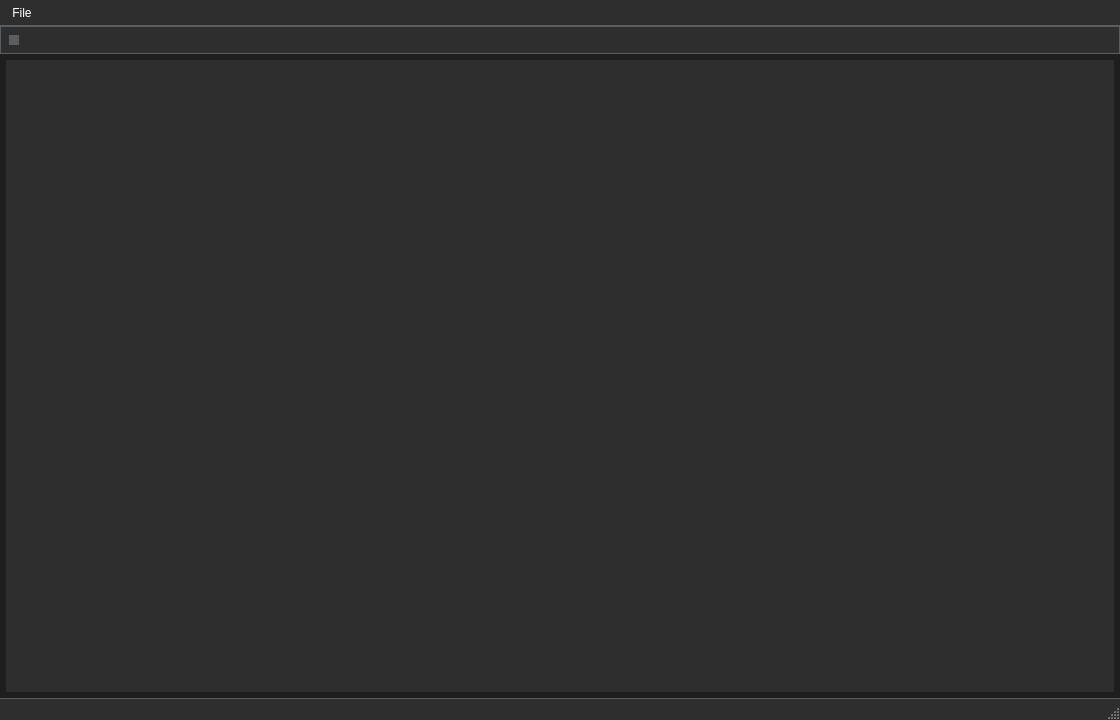
<?xml version="1.0" encoding="UTF-8"?>
<ui version="4.0">
 <class>MainWindow</class>
 <widget class="QMainWindow" name="MainWindow">
  <property name="geometry">
   <rect>
    <x>0</x>
    <y>0</y>
    <width>1120</width>
    <height>720</height>
   </rect>
  </property>
  <property name="minimumSize">
   <size>
    <width>1120</width>
    <height>720</height>
   </size>
  </property>
  <property name="windowTitle">
   <string>Phils-Hub - CoD: WaW - Custom-Map Script-Placer</string>
  </property>
  <property name="styleSheet">
   <string notr="true">/* Central Widget */
QWidget#centralwidget {
    background-color: #1e1e1e;  /* Dark gray background */
}

/* QMenuBar */
QMenuBar {
    background-color: #2e2e2e;    /* Dark gray background */
    color: #ffffff;               /* White text */
    border-bottom: 1px solid #5b5e60;  /* Light gray border for separation */
}

QMenuBar::item {
    background-color: transparent; /* Transparent background */
    padding: 6px 6px;             /* Padding for menu items */
    color: #ffffff;                /* White text */
}

QMenuBar::item:selected {          /* Hovered menu item */
    background-color: #4a90e2;     /* Light blue on hover */
    color: #ffffff;                /* Ensure text remains white */
}

QMenuBar::item:pressed {           /* Pressed menu item */
    background-color: #3d78b2;     /* Darker blue on press */
    color: #ffffff;                /* Ensure text remains white */
}

/* QMenu */
QMenu {
    background-color: #2e2e2e;     /* Dark gray background for menus */
    border: 1px solid #5b5e60;     /* Light gray border */
}

QMenu::item {
    background-color: transparent; /* Transparent background for menu items */
    color: #ffffff;                /* White text */
	padding: 6px;
    margin-left: 6px;             /* Padding for each menu item */
}

QMenu::item:selected {             /* Hovered menu item */
    background-color: #4a90e2;     /* Light blue background on hover */
    color: #ffffff;                /* Ensure text remains white */
}

QMenu::item:pressed {              /* Pressed menu item */
    background-color: #3d78b2;     /* Darker blue background on press */
    color: #ffffff;                /* Ensure text remains white */
}

QMenu::separator {
    height: 1px;
    background-color: #5b5e60;     /* Light gray separator between items */
}

/* QMenu::indicator (checkboxes and radio buttons in menus) */
QMenu::indicator {
    width: 16px;
    height: 16px;
    background-color: #2e2e2e;     /* Dark gray background for indicators */
    border: 1px solid #5b5e60;     /* Light gray border */
    border-radius: 2px;            /* Slightly rounded corners */
}

QMenu::indicator:checked {
    background-color: #4a90e2;     /* Light blue when checked */
    border-color: #3d78b2;         /* Darker blue border when checked */
}

QMenu::indicator:unchecked {
    background-color: #2e2e2e;     /* Keep the dark gray when unchecked */
    border-color: #5b5e60;         /* Light gray border when unchecked */
}

/* QToolBar */
QToolBar {
    background-color: #2e2e2e;      /* Dark gray background */
    border: 1px solid #5b5e60;      /* Light gray border */
    padding: 4px;                   /* Padding inside the toolbar */
    spacing: 4px;                   /* Spacing between toolbar buttons */
}

QToolBar::handle {
    background-color: #5b5e60;      /* Light gray handle for draggable toolbars */
    width: 10px;                    /* Width of the handle */
	height: 10px;
    margin: 4px;                    /* Margin around the handle */
}

QToolBar::separator {
    background-color: #5b5e60;      /* Light gray for separators */
    width: 1px;                     /* Thickness of the separator */
    height: 24px;                   /* Height of the separator */
    margin: 6px;                    /* Space around the separator */
}

QToolBar::item {
    padding: 4px;                   /* Padding for individual toolbar items */
}

/* QStatusBar */
QStatusBar {
    background-color: #2e2e2e;   /* Dark gray background */
    border-top: 1px solid #5b5e60; /* Light gray top border for separation */
    color: #ffffff;              /* White text */
    font-size: 13px;             /* Slightly smaller font for the status bar */
    padding: 6px;                /* Padding inside the status bar */
}

QStatusBar::item {
    border: none;                /* No border around individual status items */
    padding: 0px 5px;            /* Padding between status bar items */
}

QStatusBar QLabel {
    color: #ffffff;              /* White text for any QLabel inside the status bar */
    background-color: transparent; /* Ensure QLabel in status bar matches the bar's background */
}

QStatusBar::indicator {
    background-color: #4a90e2;   /* Optional indicator styling, e.g., for icons or status signals */
    border-radius: 4px;          /* Rounded corners for any indicator elements */
}

/* Scroll Area Styling (optional) */
QScrollArea {
    background-color: transparent; /* Transparent to match the central widget */
    border: none;                  /* No border */
}

QScrollBar:vertical {
    background-color: #3c3f41;    /* Darker gray for scroll bar background */
    width: 12px;                  /* Scroll bar width */
    margin: 22px 0 22px 0;        /* Top and bottom margins */
}

QScrollBar::handle:vertical {
    background-color: #5b5e60;    /* Slightly lighter gray for scroll handle */
    min-height: 20px;
}

QScrollBar::add-line:vertical, QScrollBar::sub-line:vertical {
    background: none;             /* Remove arrows */
}

/* QLabel */
QLabel {
    color: #ffffff;             /* White text */
    font-size: 14px;            /* Set font size */
}

/* QFrame */
QFrame {
    background-color: #2e2e2e;  /* Dark gray for frames */
}

/* QLineEdit */
QLineEdit {
    background-color: #2e2e2e;  /* Dark gray background for input fields */
    color: #ffffff;             /* White text */
    border: 1px solid #5b5e60;  /* Light gray border */
    border-radius: 4px;         /* Rounded corners */
}

QLineEdit:focus {
    border-color: #4a90e2;      /* Light blue border when focused */
    background-color: #333333;  /* Slightly lighter gray on focus */
}

/* QListWidget */
QListWidget {
    background-color: #2e2e2e;      /* Dark gray background */
    color: #ffffff;                 /* White text */
    border: 1px solid #5b5e60;      /* Light gray border */
    padding: 4px;                   /* Padding around the list */
}

QListWidget::item {
    background-color: transparent;  /* Transparent background for items */
    color: #ffffff;                 /* White text for list items */
    border: none;                   /* No border for list items */
}

QListWidget::item:selected {
    background-color: #4a90e2;      /* Light blue background when selected */
    color: #ffffff;                 /* Ensure text remains white when selected */
}

QListWidget::item:hover {
    background-color: #3d78b2;      /* Darker blue on hover */
    color: #ffffff;                 /* Ensure text remains white when hovered */
}

QListWidget::item:focus {
    border: 1px solid #4a90e2;      /* Light blue border on focus */
}


/* QPlainTextEdit */
QPlainTextEdit {
    background-color: #2b2b2b;  /* Darker gray background for text area */
    color: #ffffff;             /* White text */
    border: 1px solid #5b5e60;  /* Light gray border */
    border-radius: 0px;         /* No rounded corners */
    padding: 10px;              /* Comfortable padding for text input */
    font-size: 13px;            /* Slightly smaller font */
    line-height: 1.4;           /* Adjust line spacing for readability */
}

QPlainTextEdit:focus {
    border-color: #4a90e2;      /* Light blue border on focus */
    background-color: #3a3a3a;  /* Slightly lighter gray on focus */
}

/* QPushButton */
QPushButton {
    background-color: #3c3f41;  /* Dark gray background */
    color: #ffffff;             /* White text */
    border: 1px solid #5b5e60;  /* Light gray border */
    border-radius: 4px;         /* Rounded corners */
	padding: 0px 0px;
}

QPushButton:hover {
    background-color: #4a90e2;  /* Light blue on hover */
    border-color: #3d78b2;      /* Darker blue border */
}

QPushButton:pressed {
    background-color: #3d78b2;  /* Darker blue on press */
    border-color: #2a5f92;      /* Even darker border when pressed */
}

/* QRadioButton */
QRadioButton {
    color: #ffffff;              /* White text */
    font-size: 14px;             /* Font size for readability */
    spacing: 5px;                /* Space between radio button and label */
}

QRadioButton::indicator {
    width: 16px;                 /* Size of the radio button */
    height: 16px;
    background-color: #2e2e2e;   /* Dark gray background for the indicator */
    border: 1px solid #5b5e60;   /* Light gray border */
    border-radius: 8px;          /* Circular radio button */
}

QRadioButton::indicator:hover {
    background-color: #4a90e2;   /* Light blue on hover */
    border-color: #3d78b2;       /* Darker blue border on hover */
}

QRadioButton::indicator:checked {
    background-color: #4a90e2;   /* Light blue when checked */
    border-color: #3d78b2;       /* Darker blue border when checked */
}

QRadioButton::indicator:pressed {
    background-color: #3d78b2;   /* Darker blue on press */
    border-color: #2a5f92;       /* Even darker border on press */
}

QRadioButton::indicator:checked:pressed {
    background-color: #3d78b2;   /* Darker blue when checked and pressed */
    border-color: #2a5f92;       /* Even darker border when checked and pressed */
}

/* QToolButton */
QToolButton {
    background-color: #3c3f41;    /* Dark gray background */
    color: #ffffff;               /* White text/icon */
    border: 1px solid #5b5e60;    /* Light gray border */
    border-radius: 4px;           /* Rounded corners */
    padding: 6px 12px;            /* Padding for comfortable button size */
}

QToolButton:hover {
    background-color: #4a90e2;    /* Light blue background on hover */
    border-color: #3d78b2;        /* Darker blue border on hover */
}

QToolButton:pressed {
    background-color: #3d78b2;    /* Darker blue background on press */
    border-color: #2a5f92;        /* Even darker border when pressed */
}

QToolButton:checked {
    background-color: #3d78b2;    /* Darker blue when checked */
    border-color: #2a5f92;        /* Border color when checked */
}

QToolButton:disabled {
    background-color: #2e2e2e;    /* Dark gray when disabled */
    color: #777777;               /* Lighter gray text/icon for disabled state */
    border-color: #5b5e60;        /* Keep the border color same as normal state */
}

/* QToolButton::menu-button */
QToolButton::menu-button {
    background-color: #3c3f41;      /* Dark gray background for menu button */
    border: 1px solid #5b5e60;      /* Light gray border for menu button */
    padding: 4px;                   /* Padding for the menu button */
}

QToolButton::menu-button:hover {
    background-color: #4a90e2;      /* Light blue on hover */
    border-color: #3d78b2;          /* Darker blue border on hover */
}

QToolButton::menu-button:pressed {
    background-color: #3d78b2;      /* Darker blue on press */
    border-color: #2a5f92;          /* Even darker border on press */
}</string>
  </property>
  <widget class="QWidget" name="centralwidget">
   <property name="styleSheet">
    <string notr="true"/>
   </property>
   <layout class="QVBoxLayout" name="verticalLayout">
    <property name="spacing">
     <number>6</number>
    </property>
    <property name="leftMargin">
     <number>0</number>
    </property>
    <property name="topMargin">
     <number>0</number>
    </property>
    <property name="rightMargin">
     <number>0</number>
    </property>
    <property name="bottomMargin">
     <number>0</number>
    </property>
    <item>
     <widget class="QFrame" name="frame_3">
      <property name="sizePolicy">
       <sizepolicy hsizetype="Preferred" vsizetype="Expanding">
        <horstretch>0</horstretch>
        <verstretch>0</verstretch>
       </sizepolicy>
      </property>
      <property name="styleSheet">
       <string notr="true">QFrame {margin: 6px;}</string>
      </property>
      <property name="frameShape">
       <enum>QFrame::Shape::NoFrame</enum>
      </property>
      <property name="frameShadow">
       <enum>QFrame::Shadow::Raised</enum>
      </property>
      <layout class="QHBoxLayout" name="horizontalLayout">
       <property name="leftMargin">
        <number>0</number>
       </property>
       <property name="topMargin">
        <number>0</number>
       </property>
       <property name="rightMargin">
        <number>0</number>
       </property>
       <property name="bottomMargin">
        <number>0</number>
       </property>
       <item>
        <widget class="QFrame" name="frame">
         <property name="sizePolicy">
          <sizepolicy hsizetype="Expanding" vsizetype="Preferred">
           <horstretch>0</horstretch>
           <verstretch>0</verstretch>
          </sizepolicy>
         </property>
         <property name="frameShape">
          <enum>QFrame::Shape::NoFrame</enum>
         </property>
         <property name="frameShadow">
          <enum>QFrame::Shadow::Raised</enum>
         </property>
        </widget>
       </item>
      </layout>
     </widget>
    </item>
   </layout>
  </widget>
  <widget class="QStatusBar" name="statusBar"/>
  <widget class="QToolBar" name="toolBar">
   <property name="windowTitle">
    <string>toolBar</string>
   </property>
   <property name="movable">
    <bool>true</bool>
   </property>
   <property name="allowedAreas">
    <set>Qt::ToolBarArea::AllToolBarAreas</set>
   </property>
   <attribute name="toolBarArea">
    <enum>TopToolBarArea</enum>
   </attribute>
   <attribute name="toolBarBreak">
    <bool>false</bool>
   </attribute>
  </widget>
  <widget class="QMenuBar" name="menuBar">
   <property name="geometry">
    <rect>
     <x>0</x>
     <y>0</y>
     <width>1120</width>
     <height>29</height>
    </rect>
   </property>
   <property name="defaultUp">
    <bool>false</bool>
   </property>
   <property name="nativeMenuBar">
    <bool>true</bool>
   </property>
   <widget class="QMenu" name="menuFile">
    <property name="title">
     <string>File</string>
    </property>
    <addaction name="actionAbout"/>
   </widget>
   <addaction name="menuFile"/>
  </widget>
  <action name="actionAbout">
   <property name="text">
    <string>About</string>
   </property>
  </action>
 </widget>
 <resources>
  <include location="../resources.qrc"/>
 </resources>
 <connections/>
</ui>
